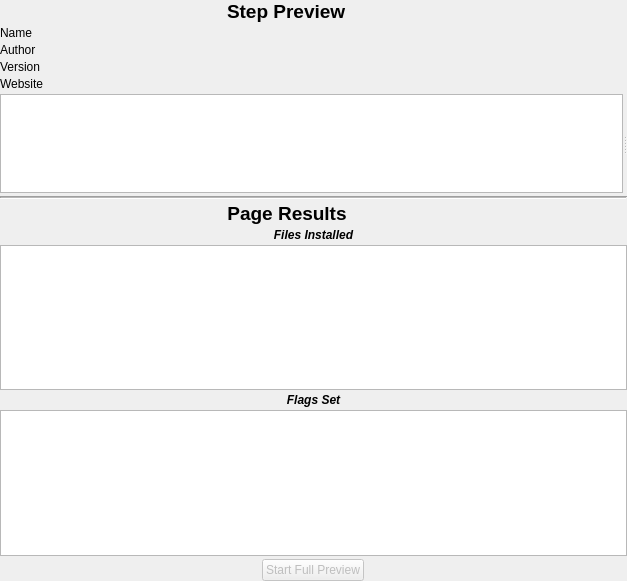
<?xml version="1.0" encoding="UTF-8"?>
<ui version="4.0">
 <class>Form</class>
 <widget class="QWidget" name="Form">
  <property name="geometry">
   <rect>
    <x>0</x>
    <y>0</y>
    <width>627</width>
    <height>581</height>
   </rect>
  </property>
  <property name="windowTitle">
   <string>Form</string>
  </property>
  <layout class="QVBoxLayout" name="verticalLayout">
   <property name="spacing">
    <number>3</number>
   </property>
   <property name="leftMargin">
    <number>0</number>
   </property>
   <property name="topMargin">
    <number>0</number>
   </property>
   <property name="rightMargin">
    <number>0</number>
   </property>
   <property name="bottomMargin">
    <number>0</number>
   </property>
   <item>
    <layout class="QHBoxLayout" name="horizontalLayout_2">
     <item>
      <spacer name="horizontalSpacer_3">
       <property name="orientation">
        <enum>Qt::Horizontal</enum>
       </property>
       <property name="sizeHint" stdset="0">
        <size>
         <width>40</width>
         <height>20</height>
        </size>
       </property>
      </spacer>
     </item>
     <item>
      <widget class="QLabel" name="label_8">
       <property name="sizePolicy">
        <sizepolicy hsizetype="Preferred" vsizetype="Fixed">
         <horstretch>0</horstretch>
         <verstretch>0</verstretch>
        </sizepolicy>
       </property>
       <property name="maximumSize">
        <size>
         <width>16777215</width>
         <height>23</height>
        </size>
       </property>
       <property name="font">
        <font>
         <pointsize>14</pointsize>
         <weight>75</weight>
         <bold>true</bold>
        </font>
       </property>
       <property name="text">
        <string>Step Preview</string>
       </property>
      </widget>
     </item>
     <item>
      <widget class="QPushButton" name="button_preview_more">
       <property name="maximumSize">
        <size>
         <width>24</width>
         <height>16777215</height>
        </size>
       </property>
       <property name="text">
        <string/>
       </property>
       <property name="icon">
        <iconset>
         <normaloff>../logos/logo_more.png</normaloff>../logos/logo_more.png</iconset>
       </property>
       <property name="flat">
        <bool>true</bool>
       </property>
      </widget>
     </item>
     <item>
      <widget class="QPushButton" name="button_preview_less">
       <property name="maximumSize">
        <size>
         <width>24</width>
         <height>16777215</height>
        </size>
       </property>
       <property name="text">
        <string/>
       </property>
       <property name="icon">
        <iconset>
         <normaloff>../logos/logo_less.png</normaloff>../logos/logo_less.png</iconset>
       </property>
       <property name="flat">
        <bool>true</bool>
       </property>
      </widget>
     </item>
     <item>
      <spacer name="horizontalSpacer_4">
       <property name="orientation">
        <enum>Qt::Horizontal</enum>
       </property>
       <property name="sizeHint" stdset="0">
        <size>
         <width>40</width>
         <height>20</height>
        </size>
       </property>
      </spacer>
     </item>
    </layout>
   </item>
   <item>
    <widget class="QWidget" name="widget_preview" native="true">
     <layout class="QVBoxLayout" name="verticalLayout_3">
      <property name="spacing">
       <number>3</number>
      </property>
      <property name="leftMargin">
       <number>0</number>
      </property>
      <property name="topMargin">
       <number>0</number>
      </property>
      <property name="rightMargin">
       <number>0</number>
      </property>
      <property name="bottomMargin">
       <number>0</number>
      </property>
      <item>
       <layout class="QFormLayout" name="formLayout">
        <property name="sizeConstraint">
         <enum>QLayout::SetDefaultConstraint</enum>
        </property>
        <property name="fieldGrowthPolicy">
         <enum>QFormLayout::FieldsStayAtSizeHint</enum>
        </property>
        <item row="0" column="0">
         <widget class="QLabel" name="label">
          <property name="text">
           <string>Name</string>
          </property>
         </widget>
        </item>
        <item row="0" column="1">
         <widget class="QLabel" name="label_name">
          <property name="text">
           <string/>
          </property>
         </widget>
        </item>
        <item row="1" column="0">
         <widget class="QLabel" name="label_3">
          <property name="text">
           <string>Author</string>
          </property>
         </widget>
        </item>
        <item row="1" column="1">
         <widget class="QLabel" name="label_author">
          <property name="text">
           <string/>
          </property>
         </widget>
        </item>
        <item row="2" column="0">
         <widget class="QLabel" name="label_5">
          <property name="text">
           <string>Version</string>
          </property>
         </widget>
        </item>
        <item row="2" column="1">
         <widget class="QLabel" name="label_version">
          <property name="text">
           <string/>
          </property>
         </widget>
        </item>
        <item row="3" column="0">
         <widget class="QLabel" name="label_7">
          <property name="text">
           <string>Website</string>
          </property>
         </widget>
        </item>
        <item row="3" column="1">
         <widget class="QLabel" name="label_website">
          <property name="text">
           <string/>
          </property>
         </widget>
        </item>
       </layout>
      </item>
      <item>
       <widget class="QSplitter" name="splitter_2">
        <property name="orientation">
         <enum>Qt::Horizontal</enum>
        </property>
        <property name="childrenCollapsible">
         <bool>false</bool>
        </property>
        <widget class="QSplitter" name="splitter_label">
         <property name="orientation">
          <enum>Qt::Vertical</enum>
         </property>
         <property name="childrenCollapsible">
          <bool>false</bool>
         </property>
         <widget class="QTextBrowser" name="label_description">
          <property name="sizePolicy">
           <sizepolicy hsizetype="Expanding" vsizetype="Preferred">
            <horstretch>0</horstretch>
            <verstretch>1</verstretch>
           </sizepolicy>
          </property>
         </widget>
        </widget>
        <widget class="QWidget" name="widget_base" native="true">
         <property name="sizePolicy">
          <sizepolicy hsizetype="Expanding" vsizetype="Preferred">
           <horstretch>0</horstretch>
           <verstretch>0</verstretch>
          </sizepolicy>
         </property>
         <layout class="QVBoxLayout" name="layout_widget">
          <property name="spacing">
           <number>3</number>
          </property>
          <property name="leftMargin">
           <number>0</number>
          </property>
          <property name="topMargin">
           <number>0</number>
          </property>
          <property name="rightMargin">
           <number>0</number>
          </property>
          <property name="bottomMargin">
           <number>0</number>
          </property>
         </layout>
        </widget>
       </widget>
      </item>
     </layout>
    </widget>
   </item>
   <item>
    <widget class="Line" name="line">
     <property name="midLineWidth">
      <number>1</number>
     </property>
     <property name="orientation">
      <enum>Qt::Horizontal</enum>
     </property>
    </widget>
   </item>
   <item>
    <layout class="QHBoxLayout" name="horizontalLayout">
     <item>
      <spacer name="horizontalSpacer">
       <property name="orientation">
        <enum>Qt::Horizontal</enum>
       </property>
       <property name="sizeHint" stdset="0">
        <size>
         <width>40</width>
         <height>20</height>
        </size>
       </property>
      </spacer>
     </item>
     <item>
      <widget class="QLabel" name="label_4">
       <property name="sizePolicy">
        <sizepolicy hsizetype="Preferred" vsizetype="Fixed">
         <horstretch>0</horstretch>
         <verstretch>0</verstretch>
        </sizepolicy>
       </property>
       <property name="maximumSize">
        <size>
         <width>16777215</width>
         <height>23</height>
        </size>
       </property>
       <property name="font">
        <font>
         <pointsize>14</pointsize>
         <weight>75</weight>
         <italic>false</italic>
         <bold>true</bold>
        </font>
       </property>
       <property name="text">
        <string>Page Results</string>
       </property>
       <property name="alignment">
        <set>Qt::AlignCenter</set>
       </property>
      </widget>
     </item>
     <item>
      <widget class="QPushButton" name="button_results_more">
       <property name="maximumSize">
        <size>
         <width>24</width>
         <height>16777215</height>
        </size>
       </property>
       <property name="text">
        <string/>
       </property>
       <property name="icon">
        <iconset>
         <normaloff>../logos/logo_more.png</normaloff>../logos/logo_more.png</iconset>
       </property>
       <property name="flat">
        <bool>true</bool>
       </property>
      </widget>
     </item>
     <item>
      <widget class="QPushButton" name="button_results_less">
       <property name="maximumSize">
        <size>
         <width>24</width>
         <height>16777215</height>
        </size>
       </property>
       <property name="text">
        <string/>
       </property>
       <property name="icon">
        <iconset>
         <normaloff>../logos/logo_less.png</normaloff>../logos/logo_less.png</iconset>
       </property>
       <property name="flat">
        <bool>true</bool>
       </property>
      </widget>
     </item>
     <item>
      <spacer name="horizontalSpacer_2">
       <property name="orientation">
        <enum>Qt::Horizontal</enum>
       </property>
       <property name="sizeHint" stdset="0">
        <size>
         <width>40</width>
         <height>20</height>
        </size>
       </property>
      </spacer>
     </item>
    </layout>
   </item>
   <item>
    <widget class="QWidget" name="widget_results" native="true">
     <layout class="QVBoxLayout" name="verticalLayout_2">
      <property name="spacing">
       <number>3</number>
      </property>
      <property name="leftMargin">
       <number>0</number>
      </property>
      <property name="topMargin">
       <number>0</number>
      </property>
      <property name="rightMargin">
       <number>0</number>
      </property>
      <property name="bottomMargin">
       <number>0</number>
      </property>
      <item>
       <widget class="QLabel" name="label_2">
        <property name="sizePolicy">
         <sizepolicy hsizetype="Preferred" vsizetype="Minimum">
          <horstretch>0</horstretch>
          <verstretch>0</verstretch>
         </sizepolicy>
        </property>
        <property name="maximumSize">
         <size>
          <width>16777215</width>
          <height>21</height>
         </size>
        </property>
        <property name="font">
         <font>
          <weight>75</weight>
          <italic>true</italic>
          <bold>true</bold>
         </font>
        </property>
        <property name="text">
         <string>Files Installed</string>
        </property>
        <property name="alignment">
         <set>Qt::AlignCenter</set>
        </property>
       </widget>
      </item>
      <item>
       <widget class="QTreeView" name="tree_results">
        <property name="sizePolicy">
         <sizepolicy hsizetype="Expanding" vsizetype="Preferred">
          <horstretch>0</horstretch>
          <verstretch>0</verstretch>
         </sizepolicy>
        </property>
        <property name="editTriggers">
         <set>QAbstractItemView::NoEditTriggers</set>
        </property>
        <property name="indentation">
         <number>10</number>
        </property>
        <property name="uniformRowHeights">
         <bool>true</bool>
        </property>
        <attribute name="headerCascadingSectionResizes">
         <bool>false</bool>
        </attribute>
        <attribute name="headerDefaultSectionSize">
         <number>150</number>
        </attribute>
        <attribute name="headerMinimumSectionSize">
         <number>100</number>
        </attribute>
       </widget>
      </item>
      <item>
       <widget class="QLabel" name="label_6">
        <property name="sizePolicy">
         <sizepolicy hsizetype="Preferred" vsizetype="Minimum">
          <horstretch>0</horstretch>
          <verstretch>0</verstretch>
         </sizepolicy>
        </property>
        <property name="maximumSize">
         <size>
          <width>16777215</width>
          <height>21</height>
         </size>
        </property>
        <property name="font">
         <font>
          <weight>75</weight>
          <italic>true</italic>
          <bold>true</bold>
         </font>
        </property>
        <property name="text">
         <string>Flags Set</string>
        </property>
        <property name="alignment">
         <set>Qt::AlignCenter</set>
        </property>
       </widget>
      </item>
      <item>
       <widget class="QTreeView" name="list_flags">
        <property name="sizePolicy">
         <sizepolicy hsizetype="Expanding" vsizetype="Preferred">
          <horstretch>0</horstretch>
          <verstretch>0</verstretch>
         </sizepolicy>
        </property>
        <property name="editTriggers">
         <set>QAbstractItemView::NoEditTriggers</set>
        </property>
       </widget>
      </item>
     </layout>
    </widget>
   </item>
   <item>
    <spacer name="verticalSpacer">
     <property name="orientation">
      <enum>Qt::Vertical</enum>
     </property>
     <property name="sizeHint" stdset="0">
      <size>
       <width>20</width>
       <height>40</height>
      </size>
     </property>
    </spacer>
   </item>
   <item alignment="Qt::AlignHCenter">
    <widget class="QPushButton" name="button_full_preview">
     <property name="enabled">
      <bool>false</bool>
     </property>
     <property name="sizePolicy">
      <sizepolicy hsizetype="Fixed" vsizetype="Fixed">
       <horstretch>0</horstretch>
       <verstretch>0</verstretch>
      </sizepolicy>
     </property>
     <property name="text">
      <string>Start Full Preview</string>
     </property>
    </widget>
   </item>
  </layout>
 </widget>
 <resources/>
 <connections/>
</ui>
